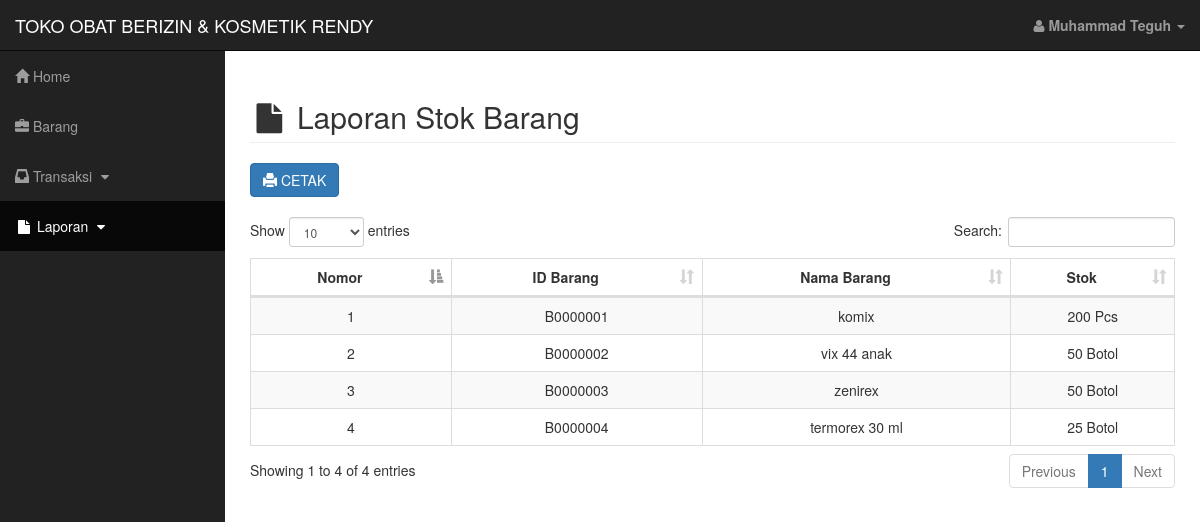
Page /laporan/lap_stok.php (signed in) on the committed database.
### tables this page shows
CREATE TABLE IF NOT EXISTS `barang` (
  `id_barang` varchar(8) NOT NULL default '',
  `nama_barang` varchar(50) default NULL,
  `harga_beli` int(10) default NULL,
  `harga_jual` int(10) default NULL,
  `stok` int(10) default NULL,
  `satuan` varchar(20) default NULL,
  PRIMARY KEY  (`id_barang`)
);

### session.php (called while the page is built, shortened)
<?php
$user_check=$_SESSION['login_user'];
$ses_sql=mysql_query("SELECT * FROM admin WHERE username='$user_check'");
$row = mysql_fetch_assoc($ses_sql);
$login_session = $row['nama_lengkap'];
?>

### laporan/lap_stok.php (the view, shortened to what this page needs)
<!DOCTYPE html>
<html lang="en">
	<head>
		<link href="../assets/css/bootstrap.min.css" rel="stylesheet">
		<link href="../assets/css/sb-admin.css" rel="stylesheet">
		<link href="../assets/css/plugins/morris.css" rel="stylesheet">
		<link href="../assets/font-awesome/css/font-awesome.min.css" rel="stylesheet" type="text/css">
		<link href="../assets/css/dataTables.bootstrap.min.css" rel="stylesheet">
		<link href="../assets/css/dataTables.responsive.css" rel="stylesheet">
	</head>
	<body>
		<div id="wrapper">
			<?php include 'header.php'; ?>
			<div id="page-wrapper">
				<?php
					$konek=mysql_query('SELECT * FROM barang');
				?>
				<div class="container-fluid">
					<div class="row">
						<div class="col-lg-12">
							<h2 class="page-header">
								<i class="fa fa-fw fa-file"></i> Laporan Stok Barang
							</h2>
							<button style="margin-bottom:20px" onClick="print_d()" class="btn btn-primary pull-left"><span class="glyphicon glyphicon-print"></span> CETAK</button>
						</div>
					</div>
					<div class="row">
						<div class="col-lg-12">
							<table width="100%" class="table table-striped table-bordered table-hover" id="dataTables-example">
								<thead>
									<tr>
										<th>Nomor</th>
										<th>ID Barang</th>
										<th>Nama Barang</th>
										<th>Stok</th>
									</tr>
								</thead>
								<tbody>
									<?php
										$no=1;
										while ($row=mysql_fetch_array($konek))
										{
									?>
									<tr>
										<td><?php echo $no++; ?></td>
										<td><?php echo $row['id_barang']; ?></td>
										<td><?php echo $row['nama_barang']; ?></td>
										<td align="center"><?php echo $row['stok']; ?> <?php echo $row['satuan']; ?></td>
									</tr>
									<?php
										}
									?>
								</tbody>
							</table>
						</div>
					</div>
				</div>
			</div>
		</div>
	</body>
</html>

### laporan/header.php (shortened to what this page needs)
<?php
	include '../session.php';
?>
<nav class="navbar navbar-inverse navbar-fixed-top" role="navigation">
	<div class="navbar-header">
		<a class="navbar-brand" href="../admin/index.php">TOKO OBAT BERIZIN & KOSMETIK RENDY</a>
	</div>
	<ul class="nav navbar-right top-nav">
		<li class="dropdown">
			<a href="#" class="dropdown-toggle" data-toggle="dropdown"><i class="fa fa-user"></i> <b><?php echo $login_session;?></b> <b class="caret"></b></a>
		</li>
	</ul>
	<div class="collapse navbar-collapse navbar-ex1-collapse">
		<ul class="nav navbar-nav side-nav">
			<li>
				<a href="../admin/index.php"><i class="glyphicon glyphicon-home"></i> Home</a>
			</li>
			<li>
				<a href="../barang/barang.php"><i class="glyphicon glyphicon-briefcase"></i> Barang</a>
			</li>
			<li>
				<a href="javascript:;" data-toggle="collapse" data-target="#transaksi"><i class="glyphicon glyphicon-inbox"></i> Transaksi <i class="fa fa-fw fa-caret-down"></i></a>
			</li>
			<li class="active">
				<a href="javascript:;" data-toggle="collapse" data-target="#laporan"><i class="fa fa-fw fa-file"></i> Laporan <i class="fa fa-fw fa-caret-down"></i></a>
			</li>
		</ul>
	</div>
</nav>

### assets/css/sb-admin.css (style rules this page uses)
body { margin-top: 100px; background-color: #222; }
@media (min-width:768px) { body { margin-top: 50px; } }
#wrapper { padding-left: 0; }
#page-wrapper { width: 100%; padding: 0; background-color: #fff; }
@media (min-width:768px) { #wrapper { padding-left: 225px; } }
@media (min-width:768px) { #page-wrapper { padding: 10px; padding-bottom : 320px; } }
.top-nav { padding: 0 15px; }
.top-nav>li { display: inline-block; float: left; }
.top-nav>li>a { padding-top: 15px; padding-bottom: 15px; line-height: 20px; color: #999; }
@media (min-width:768px) { .side-nav { position: fixed; top: 51px; left: 225px; width: 225px; margin-left: -225px; border: none; border-radius: 0; overflow-y: auto; background-color: #222; bottom: 0; overflow-x: hidden; padding-bottom: 40px; } }
@media (min-width:768px) { .side-nav>li>a { width: 225px; } }
.table1, th, td { padding: 8px 20px; text-align: center; }

### rows in the picture
barang: id_barang "B0000001", nama_barang "komix", stok "200", satuan "Pcs"
barang: id_barang "B0000002", nama_barang "vix 44 anak", stok "50", satuan "Botol"
barang: id_barang "B0000003", nama_barang "zenirex", stok "50", satuan "Botol"
barang: id_barang "B0000004", nama_barang "termorex 30 ml", stok "25", satuan "Botol"

### other values in the picture
$login_session "Muhammad Teguh"
